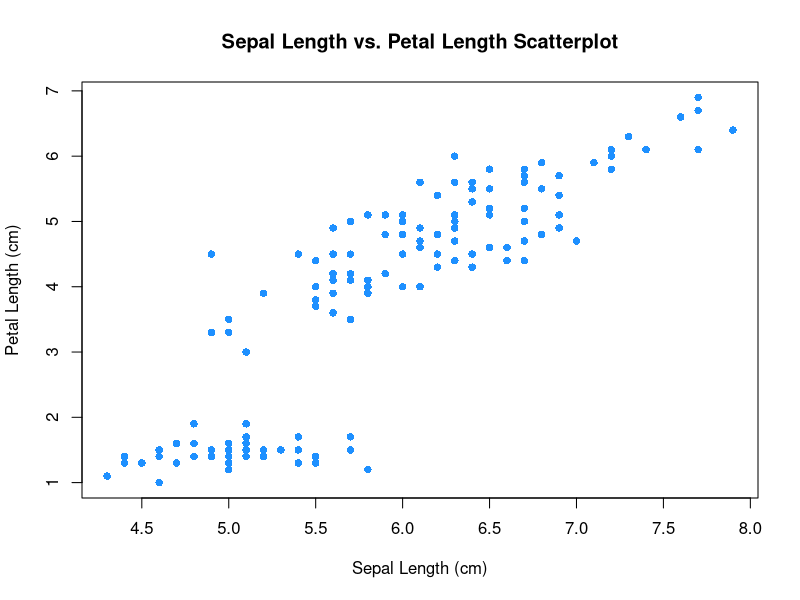

Reproduce this figure in R.
# Load the iris dataset
data(iris)

# Set the output to a PNG file with specified dimensions and resolution
png(file = "sepal_petal_length_scatter.png", width = 10, height = 6, units = "in", res = 300)

# Create a scatterplot of Sepal Length vs. Petal Length from the iris dataset
plot(x = iris$Sepal.Length, y = iris$Petal.Length,
     xlab = "Sepal Length (cm)",
     ylab = "Petal Length (cm)",
     main = "Sepal Length vs. Petal Length Scatterplot",
     col = "dodgerblue", 
     pch = 16)

# Turn off the device to save the file
dev.off()
